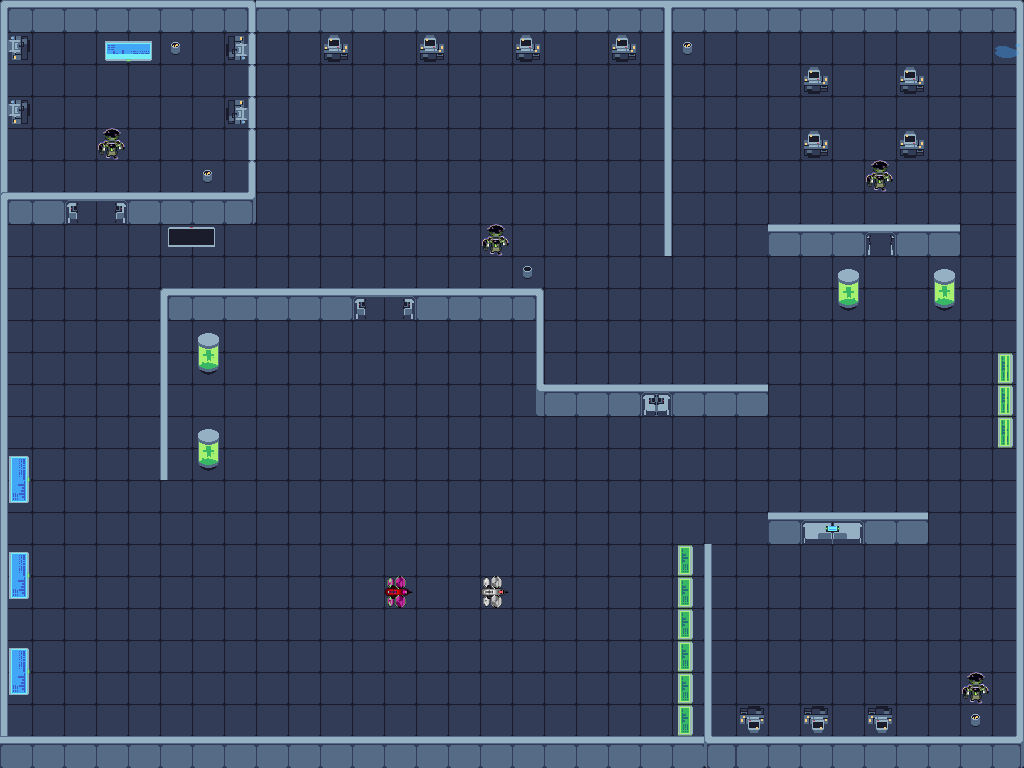

Tiled map render using the project's own tile images. Description and the map definition, with tile-layer contents summarised, below:
An orthogonal 32x24 tile map with 32x32 px tiles, 10 tile layers (Ground, WallsRightQuarter, WallsLeftQuarter, WallsLowerHalf, ...), 5 tilesets.

<map version="1.10" tiledversion="1.10.2" orientation="orthogonal" renderorder="right-down" width="32" height="24" tilewidth="32" tileheight="32" infinite="0" nextlayerid="19" nextobjectid="1">
 <tileset firstgid="1" name="Ground" tilewidth="32" tileheight="32" tilecount="851" columns="37">
  <image source="tilesetx1.png" width="1184" height="736" />
 </tileset>
 <tileset firstgid="852" name="Obstacle" tilewidth="32" tileheight="32" tilecount="528" columns="24">
  <image source="propsanditemsx1.png" width="768" height="704" />
 </tileset>
 <tileset firstgid="1380" name="Player1" tilewidth="32" tileheight="32" tilecount="1" columns="1">
  <image source="../player/anotherRed.png" width="32" height="32" />
 </tileset>
 <tileset firstgid="1381" name="Player2" tilewidth="32" tileheight="32" tilecount="1" columns="1">
  <image source="../player/gray.png" width="32" height="32" />
 </tileset>
 <tileset firstgid="1382" name="Enemies" tilewidth="32" tileheight="32" tilecount="1" columns="1">
  <image source="../Enemy/Player_weapon_gun_voided.png" width="32" height="32" />
 </tileset>
 <layer id="2" name="Ground" width="32" height="24">
  <data>[768 cells, 768 non-empty, 1 distinct tile ids]</data>
 </layer>
 <layer id="11" name="WallsRightQuarter" width="32" height="24">
  <data>[768 cells, 39 non-empty, 5 distinct tile ids]</data>
 </layer>
 <layer id="12" name="WallsLeftQuarter" width="32" height="24">
  <data>[768 cells, 33 non-empty, 1 distinct tile ids]</data>
 </layer>
 <layer id="3" name="WallsLowerHalf" width="32" height="24">
  <data>[768 cells, 97 non-empty, 10 distinct tile ids]</data>
 </layer>
 <layer id="18" name="Obstacles" width="32" height="24">
  <data>[768 cells, 47 non-empty, 16 distinct tile ids]</data>
 </layer>
 <layer id="13" name="Deadly" width="32" height="24">
  <data>[768 cells, 0 non-empty, 0 distinct tile ids]</data>
 </layer>
 <layer id="16" name="Decoration" width="32" height="24">
  <data>[768 cells, 9 non-empty, 7 distinct tile ids]</data>
 </layer>
 <layer id="8" name="Player1" width="32" height="24">
  <data>[768 cells, 1 non-empty, 1 distinct tile ids]</data>
 </layer>
 <layer id="9" name="Player2" width="32" height="24">
  <data>[768 cells, 1 non-empty, 1 distinct tile ids]</data>
 </layer>
 <layer id="10" name="Enemies" width="32" height="24">
  <data>[768 cells, 4 non-empty, 1 distinct tile ids]</data>
 </layer>
</map>
